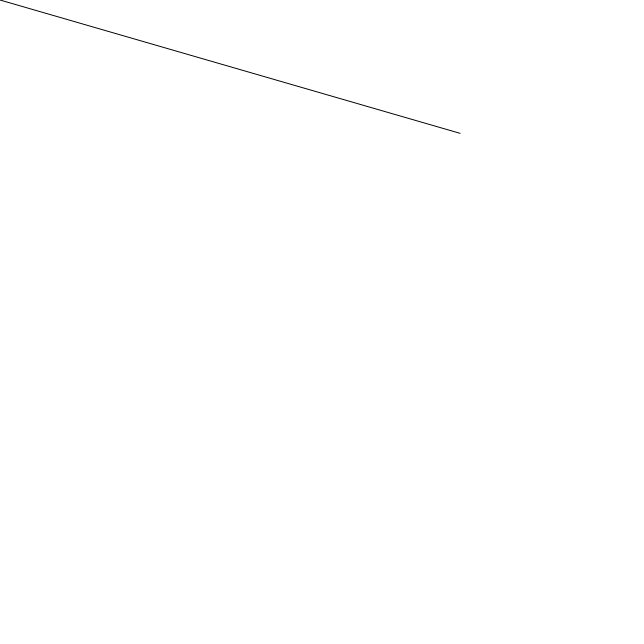
Frame 1 (no input)
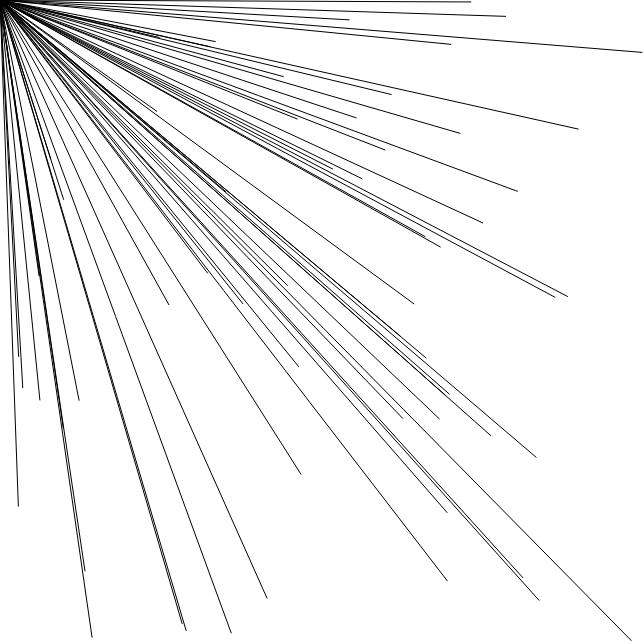
Frame 60 (no input)
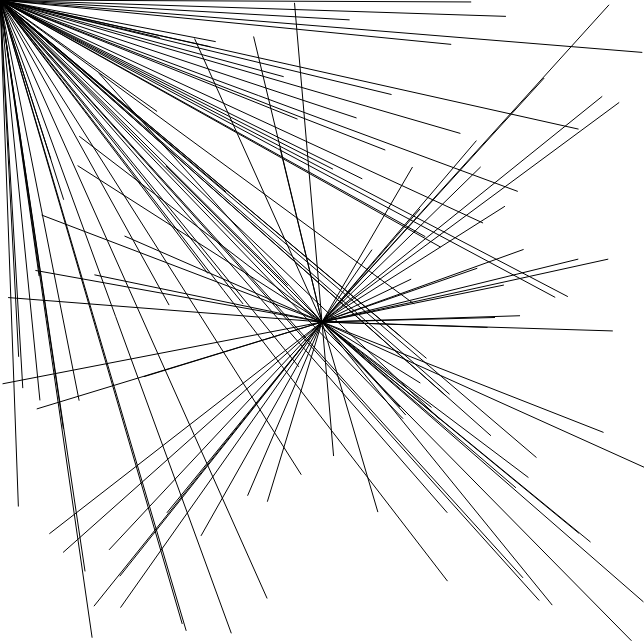
Frame 120 (the mouse pressed at the canvas centre since frame 60)

The p5.js sketch that drew these frames (run headless with seeded random() and noise() and a simulated clock; from frame 60 on, the mouse is pressed at the canvas centre):

// p5.js sketch
// ── sketch.js
function setup(){
  createCanvas(644, 644);
}

function draw(){
  line(random(644), random(644), mouseX, mouseY);
}
